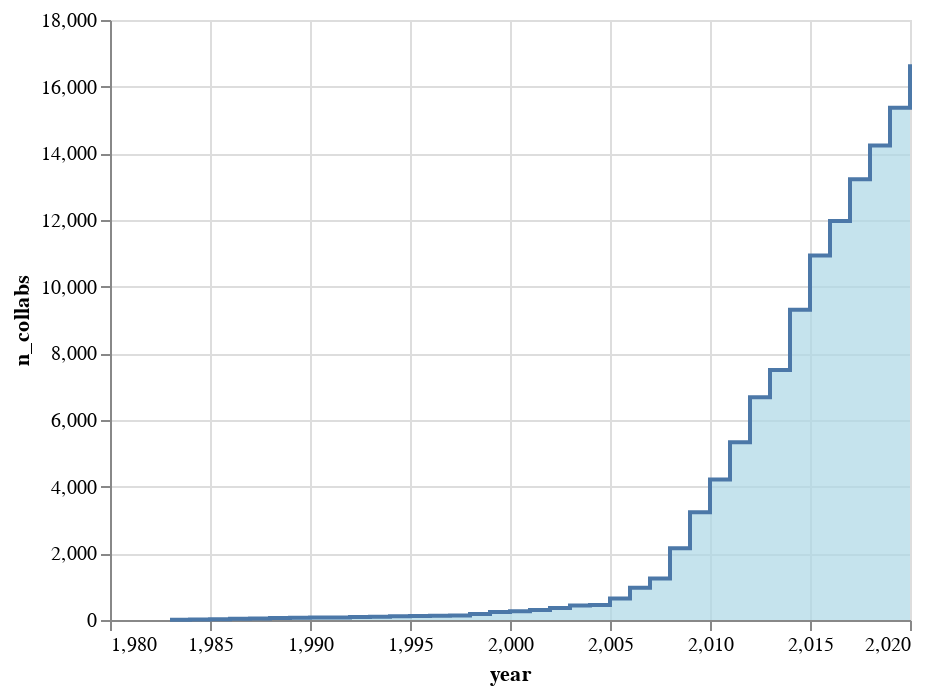

Notebook cell for this chart:
### Code cell
alt.Chart(df_summary).mark_area(
    color="lightblue", interpolate="step-after", line=True
).encode(x="year", y="n_collabs")

### Figure 1 — Vega-Lite specification as saved in the notebook (floating-point values rounded to 4 significant figures)
{"config": {"view": {"continuousWidth": 400, "continuousHeight": 300}}, "data": {"name": "data-56730caf9ccd74c5a1f2789da9445111"}, "mark": {"type": "area", "color": "lightblue", "interpolate": "step-after", "line": true}, "encoding": {"x": {"type": "quantitative", "field": "year"}, "y": {"type": "quantitative", "field": "n_collabs"}}, "$schema": "https://vega.github.io/schema/vega-lite/v4.8.1.json", "datasets": {"data-56730caf9ccd74c5a1f2789da9445111": [{"year": 1983, "n_authors": 17, "n_papers": 13, "n_authors_per_paper": 1.308, "n_papers_per_author": 1.0, "n_collabs": 4, "n_isolates": 9, "mean_collabs": 0.4706, "largest_component": 0.1176, "deg_assort": null, "avg_clustering": 0.0, "transitivity": 0.0}, {"year": 1984, "n_authors": 52, "n_papers": 40, "n_authors_per_paper": 1.325, "n_papers_per_author": 1.019, "n_collabs": 13, "n_isolates": 26, "mean_collabs": 0.5, "largest_component": 0.03846, "deg_assort": null, "avg_clustering": 0.0, "transitivity": 0.0}, {"year": 1985, "n_authors": 84, "n_papers": 64, "n_authors_per_paper": 1.375, "n_papers_per_author": 1.048, "n_collabs": 24, "n_isolates": 36, "mean_collabs": 0.5714, "largest_component": 0.02381, "deg_assort": null, "avg_clustering": 0.0, "transitivity": 0.0}, {"year": 1986, "n_authors": 117, "n_papers": 88, "n_authors_per_paper": 1.386, "n_papers_per_author": 1.043, "n_collabs": 34, "n_isolates": 49, "mean_collabs": 0.5812, "largest_component": 0.01709, "deg_assort": null, "avg_clustering": 0.0, "transitivity": 0.0}, {"year": 1987, "n_authors": 158, "n_papers": 120, "n_authors_per_paper": 1.367, "n_papers_per_author": 1.038, "n_collabs": 44, "n_isolates": 70, "mean_collabs": 0.557, "largest_component": 0.01266, "deg_assort": null, "avg_clustering": 0.0, "transitivity": 0.0}, {"year": 1988, "n_authors": 199, "n_papers": 153, "n_authors_per_paper": 1.392, "n_papers_per_author": 1.07, "n_collabs": 59, "n_isolates": 83, "mean_collabs": 0.593, "largest_component": 0.01508, "deg_assort": -0.03509, "avg_clustering": 0.0, "transitivity": 0.0}, {"year": 1989, "n_authors": 232, "n_papers": 177, "n_authors_per_paper": 1.395, "n_papers_per_author": 1.065, "n_collabs": 69, "n_isolates": 96, "mean_collabs": 0.5948, "largest_component": 0.01293, "deg_assort": -0.02985, "avg_clustering": 0.0, "transitivity": 0.0}, {"year": 1990, "n_authors": 257, "n_papers": 200, "n_authors_per_paper": 1.375, "n_papers_per_author": 1.07, "n_collabs": 73, "n_isolates": 113, "mean_collabs": 0.5681, "largest_component": 0.01167, "deg_assort": -0.02817, "avg_clustering": 0.0, "transitivity": 0.0}, {"year": 1991, "n_authors": 285, "n_papers": 225, "n_authors_per_paper": 1.364, "n_papers_per_author": 1.077, "n_collabs": 78, "n_isolates": 131, "mean_collabs": 0.5474, "largest_component": 0.01053, "deg_assort": -0.02632, "avg_clustering": 0.0, "transitivity": 0.0}, {"year": 1992, "n_authors": 321, "n_papers": 254, "n_authors_per_paper": 1.37, "n_papers_per_author": 1.084, "n_collabs": 88, "n_isolates": 147, "mean_collabs": 0.5483, "largest_component": 0.009346, "deg_assort": -0.02326, "avg_clustering": 0.0, "transitivity": 0.0}, {"year": 1993, "n_authors": 348, "n_papers": 274, "n_authors_per_paper": 1.376, "n_papers_per_author": 1.083, "n_collabs": 97, "n_isolates": 156, "mean_collabs": 0.5575, "largest_component": 0.008621, "deg_assort": -0.02105, "avg_clustering": 0.0, "transitivity": 0.0}, {"year": 1994, "n_authors": 383, "n_papers": 301, "n_authors_per_paper": 1.385, "n_papers_per_author": 1.089, "n_collabs": 109, "n_isolates": 169, "mean_collabs": 0.5692, "largest_component": 0.007833, "deg_assort": -0.0381, "avg_clustering": 0.0, "transitivity": 0.0}, {"year": 1995, "n_authors": 411, "n_papers": 322, "n_authors_per_paper": 1.388, "n_papers_per_author": 1.088, "n_collabs": 118, "n_isolates": 179, "mean_collabs": 0.5742, "largest_component": 0.007299, "deg_assort": -0.03509, "avg_clustering": 0.0, "transitivity": 0.0}, {"year": 1996, "n_authors": 444, "n_papers": 350, "n_authors_per_paper": 1.389, "n_papers_per_author": 1.095, "n_collabs": 129, "n_isolates": 191, "mean_collabs": 0.5811, "largest_component": 0.009009, "deg_assort": -0.032, "avg_clustering": 0.0, "transitivity": 0.0}, {"year": 1997, "n_authors": 468, "n_papers": 373, "n_authors_per_paper": 1.378, "n_papers_per_author": 1.098, "n_collabs": 133, "n_isolates": 207, "mean_collabs": 0.5684, "largest_component": 0.008547, "deg_assort": -0.03101, "avg_clustering": 0.0, "transitivity": 0.0}, {"year": 1998, "n_authors": 512, "n_papers": 396, "n_authors_per_paper": 1.417, "n_papers_per_author": 1.096, "n_collabs": 179, "n_isolates": 218, "mean_collabs": 0.6992, "largest_component": 0.01172, "deg_assort": 0.9694, "avg_clustering": 0.05273, "transitivity": 0.95}, {"year": 1999, "n_authors": 597, "n_papers": 440, "n_authors_per_paper": 1.475, "n_papers_per_author": 1.087, "n_collabs": 241, "n_isolates": 231, "mean_collabs": 0.8074, "largest_component": 0.01005, "deg_assort": 0.9763, "avg_clustering": 0.1094, "transitivity": 0.9568}, {"year": 2000, "n_authors": 633, "n_papers": 462, "n_authors_per_paper": 1.491, "n_papers_per_author": 1.088, "n_collabs": 265, "n_isolates": 239, "mean_collabs": 0.8373, "largest_component": 0.0158, "deg_assort": 0.883, "avg_clustering": 0.1156, "transitivity": 0.9107}, {"year": 2001, "n_authors": 670, "n_papers": 481, "n_authors_per_paper": 1.514, "n_papers_per_author": 1.087, "n_collabs": 297, "n_isolates": 245, "mean_collabs": 0.8866, "largest_component": 0.01493, "deg_assort": 0.89, "avg_clustering": 0.1406, "transitivity": 0.9257}, {"year": 2002, "n_authors": 731, "n_papers": 510, "n_authors_per_paper": 1.557, "n_papers_per_author": 1.086, "n_collabs": 363, "n_isolates": 255, "mean_collabs": 0.9932, "largest_component": 0.01368, "deg_assort": 0.9214, "avg_clustering": 0.1814, "transitivity": 0.9405}, {"year": 2003, "n_authors": 800, "n_papers": 545, "n_authors_per_paper": 1.6, "n_papers_per_author": 1.09, "n_collabs": 437, "n_isolates": 265, "mean_collabs": 1.093, "largest_component": 0.015, "deg_assort": 0.9197, "avg_clustering": 0.2136, "transitivity": 0.9423}, {"year": 2004, "n_authors": 826, "n_papers": 564, "n_authors_per_paper": 1.605, "n_papers_per_author": 1.096, "n_collabs": 452, "n_isolates": 271, "mean_collabs": 1.094, "largest_component": 0.01453, "deg_assort": 0.878, "avg_clustering": 0.214, "transitivity": 0.9277}, {"year": 2005, "n_authors": 972, "n_papers": 626, "n_authors_per_paper": 1.698, "n_papers_per_author": 1.094, "n_collabs": 644, "n_isolates": 290, "mean_collabs": 1.325, "largest_component": 0.01235, "deg_assort": 0.9331, "avg_clustering": 0.2872, "transitivity": 0.9576}, {"year": 2006, "n_authors": 1168, "n_papers": 704, "n_authors_per_paper": 1.801, "n_papers_per_author": 1.086, "n_collabs": 965, "n_isolates": 312, "mean_collabs": 1.652, "largest_component": 0.01284, "deg_assort": 0.9397, "avg_clustering": 0.341, "transitivity": 0.9666}, {"year": 2007, "n_authors": 1417, "n_papers": 832, "n_authors_per_paper": 1.852, "n_papers_per_author": 1.088, "n_collabs": 1243, "n_isolates": 363, "mean_collabs": 1.754, "largest_component": 0.01059, "deg_assort": 0.9367, "avg_clustering": 0.3771, "transitivity": 0.9602}, {"year": 2008, "n_authors": 2067, "n_papers": 1132, "n_authors_per_paper": 1.98, "n_papers_per_author": 1.084, "n_collabs": 2152, "n_isolates": 470, "mean_collabs": 2.082, "largest_component": 0.009192, "deg_assort": 0.9363, "avg_clustering": 0.4432, "transitivity": 0.9607}, {"year": 2009, "n_authors": 2958, "n_papers": 1565, "n_authors_per_paper": 2.052, "n_papers_per_author": 1.086, "n_collabs": 3229, "n_isolates": 618, "mean_collabs": 2.183, "largest_component": 0.01014, "deg_assort": 0.8963, "avg_clustering": 0.479, "transitivity": 0.9478}, {"year": 2010, "n_authors": 3885, "n_papers": 2074, "n_authors_per_paper": 2.062, "n_papers_per_author": 1.101, "n_collabs": 4218, "n_isolates": 793, "mean_collabs": 2.171, "largest_component": 0.007722, "deg_assort": 0.8636, "avg_clustering": 0.4879, "transitivity": 0.9349}, {"year": 2011, "n_authors": 4706, "n_papers": 2498, "n_authors_per_paper": 2.1, "n_papers_per_author": 1.115, "n_collabs": 5332, "n_isolates": 916, "mean_collabs": 2.266, "largest_component": 0.009137, "deg_assort": 0.8698, "avg_clustering": 0.5087, "transitivity": 0.9258}, {"year": 2012, "n_authors": 5816, "n_papers": 3076, "n_authors_per_paper": 2.128, "n_papers_per_author": 1.126, "n_collabs": 6685, "n_isolates": 1091, "mean_collabs": 2.299, "largest_component": 0.008081, "deg_assort": 0.8392, "avg_clustering": 0.5188, "transitivity": 0.9099}, {"year": 2013, "n_authors": 6436, "n_papers": 3388, "n_authors_per_paper": 2.155, "n_papers_per_author": 1.134, "n_collabs": 7502, "n_isolates": 1169, "mean_collabs": 2.331, "largest_component": 0.007769, "deg_assort": 0.8025, "avg_clustering": 0.5274, "transitivity": 0.8971}, {"year": 2014, "n_authors": 7777, "n_papers": 4057, "n_authors_per_paper": 2.195, "n_papers_per_author": 1.145, "n_collabs": 9305, "n_isolates": 1335, "mean_collabs": 2.393, "largest_component": 0.006429, "deg_assort": 0.7609, "avg_clustering": 0.5383, "transitivity": 0.8813}, {"year": 2015, "n_authors": 9037, "n_papers": 4683, "n_authors_per_paper": 2.226, "n_papers_per_author": 1.153, "n_collabs": 10937, "n_isolates": 1484, "mean_collabs": 2.42, "largest_component": 0.006639, "deg_assort": 0.7263, "avg_clustering": 0.5523, "transitivity": 0.8723}, {"year": 2016, "n_authors": 9851, "n_papers": 5078, "n_authors_per_paper": 2.247, "n_papers_per_author": 1.158, "n_collabs": 11968, "n_isolates": 1571, "mean_collabs": 2.43, "largest_component": 0.008426, "deg_assort": 0.6907, "avg_clustering": 0.5588, "transitivity": 0.8573}, {"year": 2017, "n_authors": 10630, "n_papers": 5458, "n_authors_per_paper": 2.27, "n_papers_per_author": 1.165, "n_collabs": 13226, "n_isolates": 1660, "mean_collabs": 2.488, "largest_component": 0.007902, "deg_assort": 0.6715, "avg_clustering": 0.563, "transitivity": 0.8471}, {"year": 2018, "n_authors": 11310, "n_papers": 5792, "n_authors_per_paper": 2.287, "n_papers_per_author": 1.171, "n_collabs": 14238, "n_isolates": 1725, "mean_collabs": 2.518, "largest_component": 0.009461, "deg_assort": 0.622, "avg_clustering": 0.5692, "transitivity": 0.8337}, {"year": 2019, "n_authors": 12043, "n_papers": 6144, "n_authors_per_paper": 2.31, "n_papers_per_author": 1.179, "n_collabs": 15364, "n_isolates": 1771, "mean_collabs": 2.552, "largest_component": 0.01304, "deg_assort": 0.5591, "avg_clustering": 0.5737, "transitivity": 0.8184}, {"year": 2020, "n_authors": 12746, "n_papers": 6466, "n_authors_per_paper": 2.329, "n_papers_per_author": 1.182, "n_collabs": 16673, "n_isolates": 1833, "mean_collabs": 2.616, "largest_component": 0.01828, "deg_assort": 0.5887, "avg_clustering": 0.5795, "transitivity": 0.825}]}}
